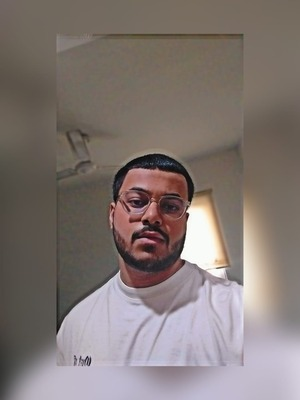
#> input picture SampleImage.jpeg, 300 x 400 px
$ jupyter execute CVPR_Assignment3.ipynb
#> lines starting #> are read from the running program, lines starting #| are printed output that depends on the picture
[cell 1]
import cv2
import numpy as np
import matplotlib.pyplot as plt

[cell 2]
image = cv2.imread("SampleImage.jpeg")
#> image is the input picture: shape (400, 300, 3); mean B, G, R 115.7, 119.4, 130.2

image = cv2.cvtColor(image, cv2.COLOR_BGR2RGB)

plt.imshow(image)
plt.axis("off")
plt.title("Original Image")
plt.show()

[cell 3]
(h, w) = image.shape[:2]
#> h = 400; w = 300

pts1 = np.float32([[50, 65], [370, 52], [30, 387], [390, 390]])

pts2 = np.float32([[0, 0], [310, 0], [0, 310], [310, 310]])

matrix_persp = cv2.getPerspectiveTransform(pts1, pts2)

warped_image = cv2.warpPerspective(image, matrix_persp, (w, h))
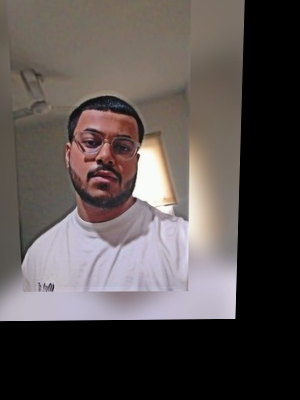
#> warped_image: shape (400, 300, 3); mean R, G, B 87.3, 79.8, 78.1

plt.figure(figsize=(10,5))
plt.subplot(1,2,1)
plt.imshow(image)
plt.axis("off")
plt.title("Original Image")

plt.subplot(1,2,2)
plt.imshow(warped_image)
plt.axis("off")
plt.title("Warped Image (Perspective Transformation)")
plt.show()
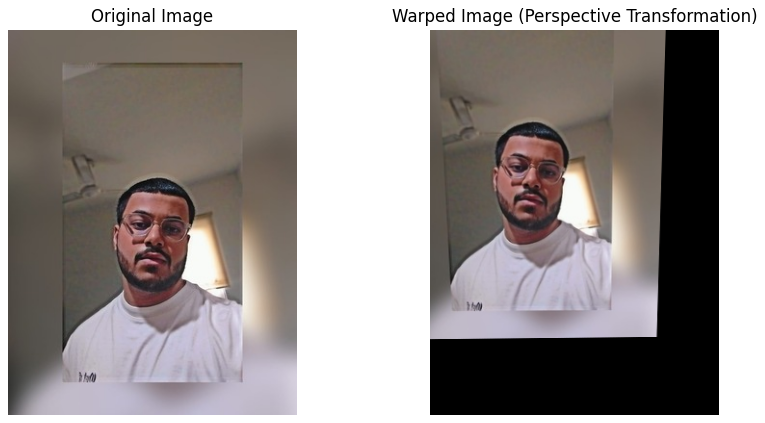
#> figure drawn by matplotlib, 2 panels

[cell 4]
def perspective_transform(f, x1, y1, x2, y2, x3, y3, x4, y4, width, height):
    """
    Custom Perspective Transformation function (without OpenCV)
    Maps a quadrilateral defined by (x1,y1), (x2,y2), (x3,y3), (x4,y4)
    to a new image of specified width and height.
    """
#> called with x1 = 50, y1 = 65, x2 = 370, y2 = 52, x3 = 30, y3 = 387, x4 = 390, y4 = 390
    # Define input and output points
    pts1 = np.array([[x1, y1], [x2, y2], [x3, y3], [x4, y4]], dtype=np.float32)
    pts2 = np.array([[0, 0], [width, 0], [0, height], [width, height]], dtype=np.float32)

    A = []
    for i in range(4):
        x, y = pts1[i][0], pts1[i][1]
        u, v = pts2[i][0], pts2[i][1]
        A.append([-x, -y, -1, 0, 0, 0, x*u, y*u, u])
        A.append([0, 0, 0, -x, -y, -1, x*v, y*v, v])

    A = np.array(A, dtype=np.float32)
    U, S, Vt = np.linalg.svd(A)
    H = Vt[-1].reshape(3, 3)  # Perspective transformation matrix

    transformed_image = cv2.warpPerspective(f, H, (width, height))
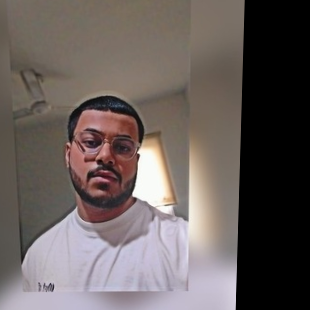
#> transformed_image: shape (310, 310, 3); mean R, G, B 104.3, 95.1, 92.6

    return transformed_image

output_image = perspective_transform(image, 50, 65, 370, 52, 30, 387, 390, 390, 310, 310)

plt.imshow(output_image)
plt.axis("off")
plt.title("Custom Perspective Transform Output")
plt.show()

[cell 5]
output_image_large = perspective_transform(image, 50, 65, 370, 52, 30, 387, 390, 390, 400, 250)
#> call 2 of perspective_transform, with x1 = 50, y1 = 65, x2 = 370, y2 = 52, x3 = 30, y3 = 387, x4 = 390, y4 = 390
#> in perspective_transform (call 2), `transformed_image = cv2.warpPerspective(f, H, (width, height))`:
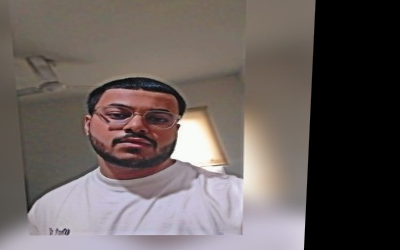
#> transformed_image: shape (250, 400, 3); mean R, G, B 104.3, 95, 92.5
